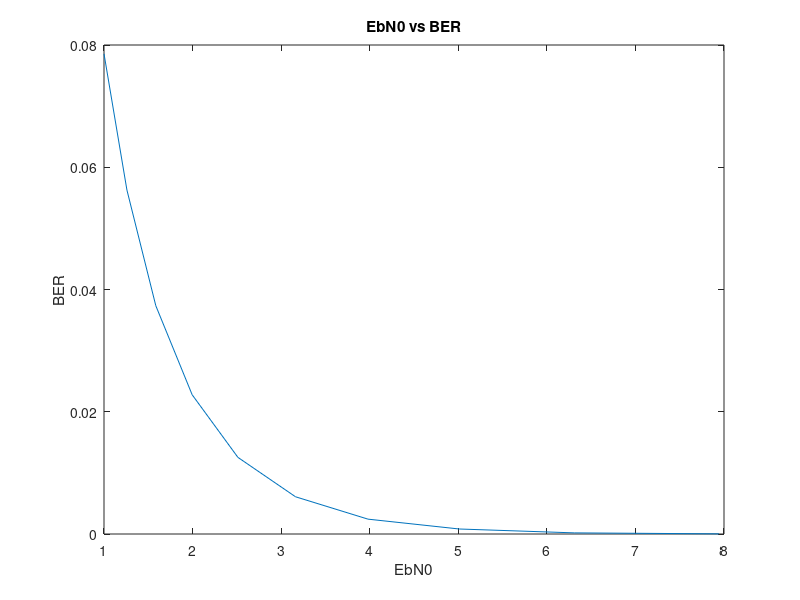

This chart was generated by the following MATLAB code:
%%% Simulação BER 2-PAM %%%

%Neste exemplo N0 é mantido fixo e a amplitude dos símbolos varia em 
%função de Eb/N0. Outra alternativa é manter a amplitude dos símbolos
%fixa e variar N0 em função de Eb/N0.

%A resposta ao impulso do filtro casado é considerada de energia unitária
%(EMF=1)
%Os símbolos 's' são gerados originalmente como +1 e -1, com energia
%unitária portanto, e sua amplitude é variada de acordo com o valor de Eb
%necessário para obter a razão Eb/N0 pretendida.

%A simulação é discreta, a partir dos símbolos a serem transmitidos (s)
%geramos a saída amostrada do filtro casado (y).

close all;
clear all;

rand('state',0);
randn('state',0);

bits=1e6; %Número de bits a serem simulados.

M=2; %2-PAM, dois símbolos possíveis na modulação.

b=rand(1,bits)>0.5; %Geração de bits 0 e 1 equiprováveis.
%Eb a princípio seria 1, já que as amplitudes são +1 e -1.
%Es também seria 1, já que a modulação é binária (1 bit -> 1 símbolo).
s=2*b-1; 
N0=1; %N0 será fixa em 1.
%EMF foi suposto como 1, portanto a variância do ruído após
%o filtro casado é N0/2 apenas.
n=randn(1,bits)*sqrt(N0/2); 

EbN0dB=0; %Valor de Eb/N0 a ser considerado na simulação.
EbN0=10^(EbN0dB/10); %Eb/N0 em escala linear.
Eb=EbN0*N0; %Eb requerido para atingir a razão Eb/N0 de interesse.
Es=Eb*log2(M); %Es calculado a partir de Eb. Como a modulação é binária Es=Eb.

%A amplitude dos símbolos transmitidos é alterada de modo que a energia 
%média seja Es, e consequentemente Eb seja aquela desejada.
y=sqrt(Es)*s+n; 

b_est=y>0; %Decisor.
erros=sum(b~=b_est); %Contagem de erros.
ber=erros/bits; %Cálculo da BER.
Pb=qfunc(sqrt(2*EbN0)); %BER teórica.

ber_array = [];
EbN0_array = [];

while (EbN0dB < 10)
    
    EbN0=10^(EbN0dB/10); %Eb/N0 em escala linear.
    Eb=EbN0*N0; %Eb requerido para atingir a razão Eb/N0 de interesse.
    Es=Eb*log2(M); %Es calculado a partir de Eb. Como a modulação é binária Es=Eb.

    %A amplitude dos símbolos transmitidos é alterada de modo que a energia 
    %média seja Es, e consequentemente Eb seja aquela desejada.
    y=sqrt(Es)*s+n; 

    b_est=y>0; %Decisor.
    erros=sum(b~=b_est); %Contagem de erros.
    ber=erros/bits; %Cálculo da BER.
    Pb=qfunc(sqrt(2*EbN0)); %BER teórica.   
    
    ber_array = [ber_array ber];
    EbN0_array = [EbN0_array EbN0];
    
    EbN0dB = EbN0dB + 1;
end

%plot(ber_array, EbN0_array);
plot(EbN0_array, ber_array);
title('EbN0 vs BER');
xlabel('EbN0');
ylabel('BER');